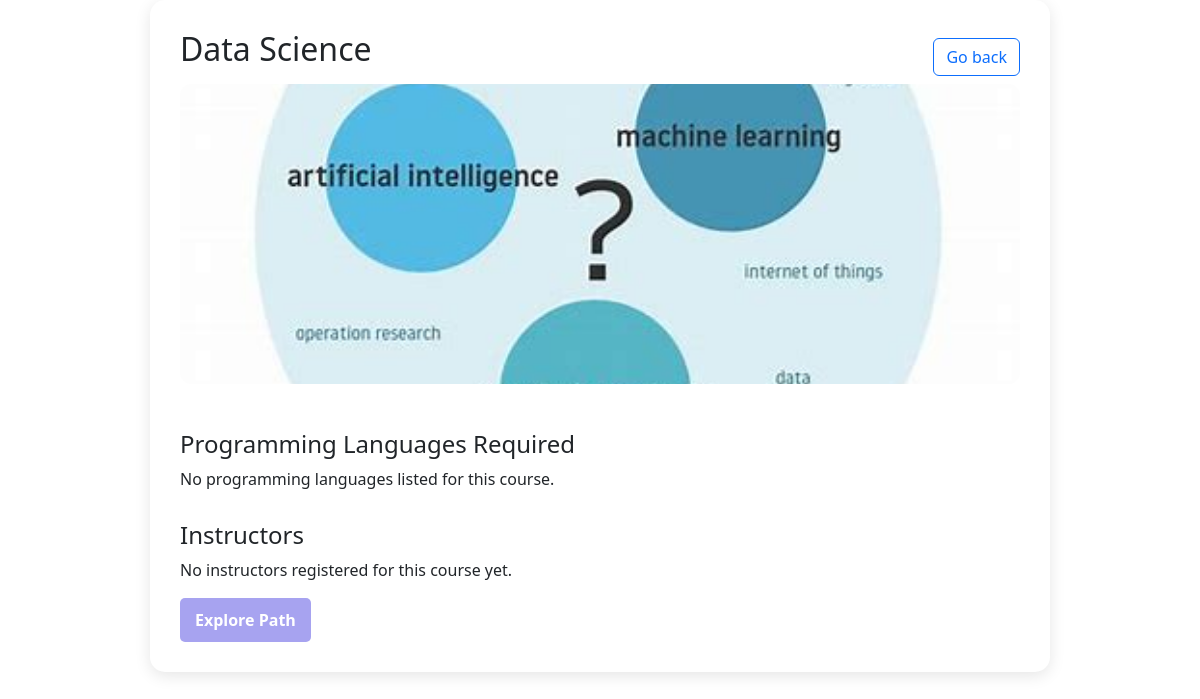
The page /Dashboard/course-details.php?id=16 (signed in) on the database as committed earlier.
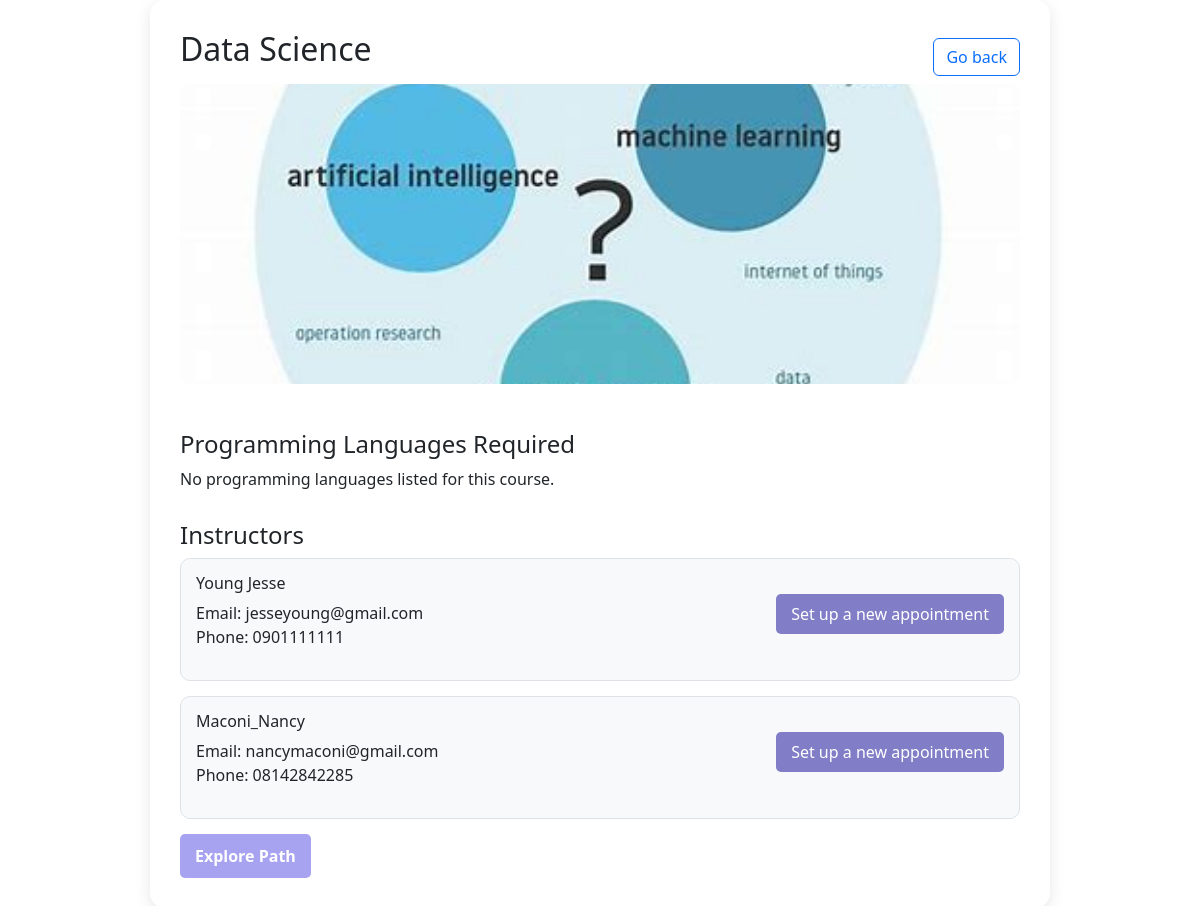
The same page on the database as committed later.
### tables this page shows
CREATE TABLE `instructors` (
  `id` int(11) NOT NULL,
  `name` varchar(255) NOT NULL,
  `phone` varchar(20) NOT NULL,
  `email` varchar(255) NOT NULL,
  `password` varchar(255) NOT NULL
);

### Dashboard/course-details.php (the view, shortened to what this page needs)
<?php
require_once '../LoginPage/conn.php';
$course_id = $_GET['id'];
$course_sql = "SELECT * FROM courses WHERE id = ?";
$stmt = $conn->prepare($course_sql);
$stmt->bind_param("i", $course_id);
$stmt->execute();
$course_result = $stmt->get_result();
$course = $course_result->fetch_assoc();
$lang_sql = "SELECT pl.name
             FROM course_languages cl
             JOIN programming_languages pl ON cl.language_id = pl.id
             WHERE cl.course_id = ?";
$lang_stmt = $conn->prepare($lang_sql);
$lang_stmt->bind_param("i", $course_id);
$lang_stmt->execute();
$lang_result = $lang_stmt->get_result();
$instructor_sql = "SELECT i.name, i.email, i.phone
                   FROM instructor_courses ic
                   JOIN instructors i ON ic.instructor_id = i.id
                   WHERE ic.course_id = ?";
$instructor_stmt = $conn->prepare($instructor_sql);
$instructor_stmt->bind_param("i", $course_id);
$instructor_stmt->execute();
$instructor_result = $instructor_stmt->get_result();
?>
<!DOCTYPE html>
<html lang="en">
<head>
  <link href="https://cdn.jsdelivr.net/npm/bootstrap@5.3.3/dist/css/bootstrap.min.css" rel="stylesheet">
</head>
<body>
<div class="container course-container">
  <div class="container-top" style="display: flex; justify-content: space-between; align-items: center;">
    <h2 class="mb-3"><?php echo htmlspecialchars($course['course_name']); ?></h2>
    <a href="recommendations.php" class="btn btn-outline-primary"><i class="fas fa-arrow-left"></i> Go back</a>
  </div>
  <?php if (!empty($course['course_image'])): ?>
    <img src="../<?php echo htmlspecialchars($course['course_image']); ?>" class="course-img mb-3" alt="Course Image">
  <?php endif; ?>
  <div class="section-title">
    <h4>Programming Languages Required</h4>
    <?php if ($lang_result->num_rows > 0): ?>
      <ul class="list-group">
        <?php while ($lang = $lang_result->fetch_assoc()): ?>
          <li class="list-group-item"><?php echo htmlspecialchars($lang['name']); ?></li>
        <?php endwhile; ?>
      </ul>
    <?php else: ?>
      <p>No programming languages listed for this course.</p>
    <?php endif; ?>
  </div>
  <div class="section-title">
    <h4>Instructors</h4>
    <?php if ($instructor_result->num_rows > 0): ?>
      <?php while ($instructor = $instructor_result->fetch_assoc()): ?>
        <div class="instructor-card">
          <div class="instructor-details">
          <h6><?php echo htmlspecialchars($instructor['name']); ?></h6>
          <p>Email: <?php echo htmlspecialchars($instructor['email']); ?><br>
             Phone: <?php echo htmlspecialchars($instructor['phone']); ?></p>
          </div>
             <div class="instructor-meet">
              <a href="set_appointment.php" class="set-appointment-btn">Set up a new appointment</a>
            </div>
        </div>
      <?php endwhile; ?>
    <?php else: ?>
      <p>No instructors registered for this course yet.</p>
    <?php endif; ?>
  </div>
  <a href="roadmap.php?course_id=<?= $course['id'] ?>" class="cta-button">Explore Path</a>
</div>
</body>
</html>

Rows that differ between the two databases and show on the page:
now on this page (row edited): instructors: name "Young Jesse", email "jesseyoung@gmail.com", phone "0901111111"
added instructors: name "Maconi_Nancy", email "nancymaconi@gmail.com", phone "08142842285"
Other text that changed with them:
text no longer shown: "No instructors registered for this course yet."
